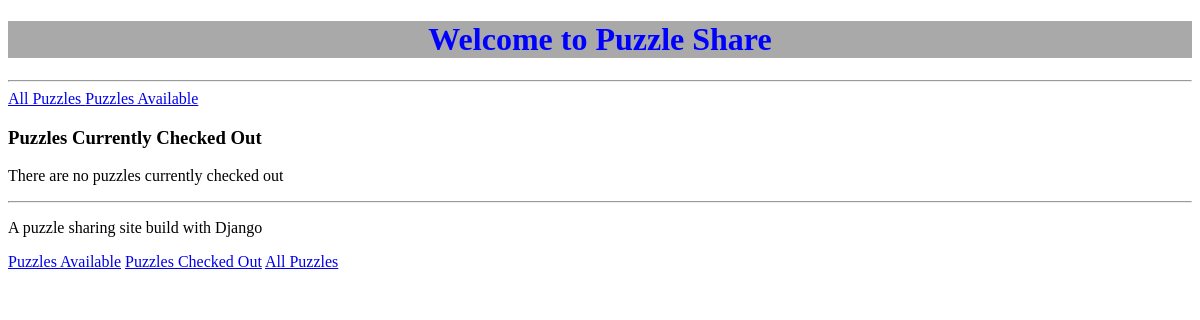
/checked_out, run on an earlier commit of the app's database.
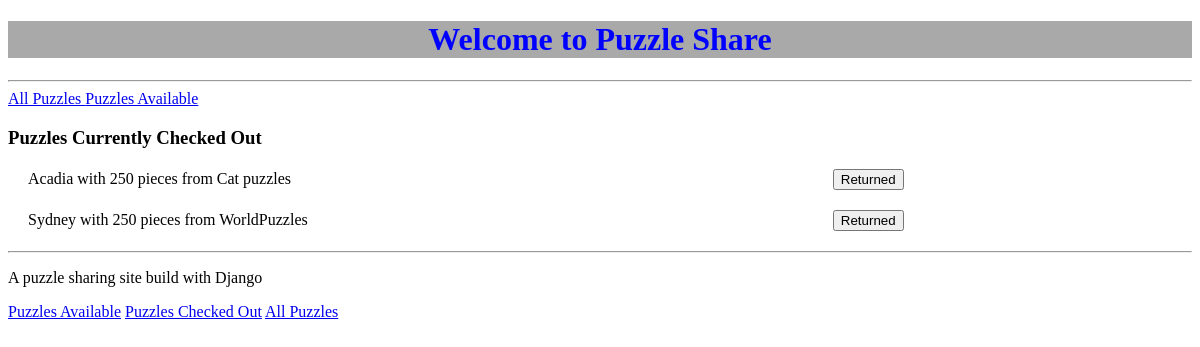
And on a later commit of the database.
### puzzle_share/models.py (models this page shows)
class Puzzle(models.Model):
    PIECES = (
        (50,  ('50 pieces or less')),
        (100, ('100 pieces')),
        (250, ('250 pieces')),
        (500, ('500 pieces')),
        (750, ('750 pieces')),
        (1000, ('1000 pieces'))
    )
    STATUS=(
        (1, ('Available to borrow')),
        (2, ('Borrowed by someone')),
    )
    name = models.CharField(max_length=20)
    pieces = models.PositiveSmallIntegerField(choices=PIECES, default= 500,)
    company = models.CharField(max_length=20)#, help_text = 'Enter name of puzzle manufacturer')
    status = models.PositiveSmallIntegerField(choices=STATUS, default=1,)
    owner_last_name = models.CharField(max_length=20)
    user_last_name = models.CharField(max_length=20, default = "")
    class Meta:
        unique_together = [['name', 'pieces', 'company']]
    def __str__(self):
        return f'{self.name} with {self.pieces} pieces from {self.company}'

### puzzle_share/views.py (the view)
# urls.py: path('checked_out', views.puzzles_checked_out, name='puzzles_checked_out'),
def puzzles_checked_out(request): #list of currently checked outpuzzles
    status = Puzzle.objects.filter(status = 2).order_by('name')
    return render(request, 'puzzle_share/checked_out.html', { 'status': status})

### puzzle_share/templates/puzzle_share/checked_out.html (shortened to what this page needs)
{% extends 'puzzle_share/base.html' %}
{% block content %}
<a class = "nav-link" href="{% url 'puzzle_list' %}">All Puzzles </a>
<a class = "nav-link" href="{% url 'puzzles_available' %}">Puzzles Available</a>
<h3>Puzzles Currently Checked Out</h3>
{% if status %}
    {% for puzzle in status %}
    <div class="puzzlelist-puzzle">
    <span class = "puzzle-details"> {{ puzzle }}</span>
    <form class="checked-out-form" method="POST" action="{% url 'puzzle_returned' puzzle.pk %}">
        <button type="submit">Returned</button>
    </form>
 </div>
    {% endfor %}
{% else %}
<p> There are no puzzles currently checked out</p>
{% endif %}
{% endblock %}

What changed in the data, as far as the page shows it:
added Puzzle: name+pieces+company "Acadia with 250 pieces from Cat puzzles"
now on this page (row edited): Puzzle: name+pieces+company "Sydney with 250 pieces from WorldPuzzles"
Also different on the page:
text no longer shown: "There are no puzzles currently checked out"
